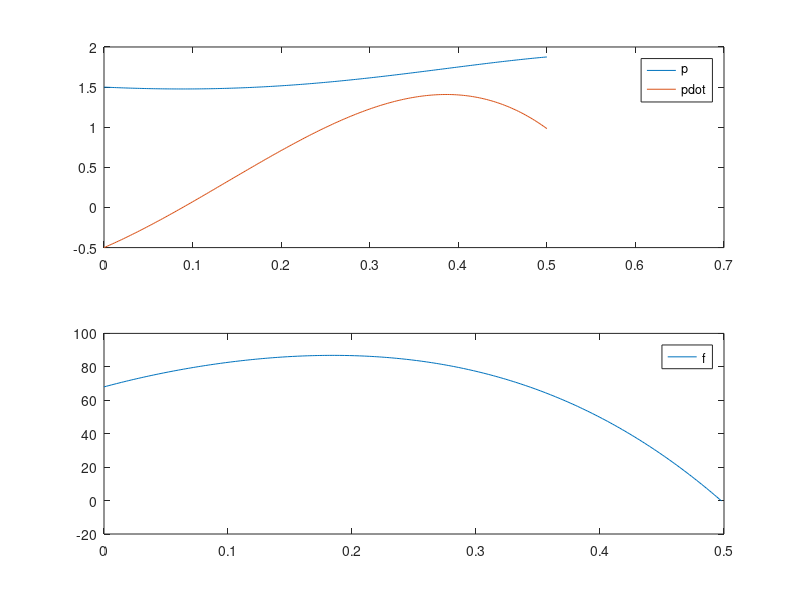

This chart was generated by the following MATLAB code:
function startercode170007
[T,X,U,XFORDISPLAY] = RunSimulation;
PlotResults(T,X,U);
p = mat2str(XFORDISPLAY(1),8)
pdot = mat2str(XFORDISPLAY(2),8)
end

function [actuators,data] = initControlSystem(sensors,references,parameters,data)
%%%%%%%%%%%%%%%%%%
% MODIFY
data.A = [0, 1; -45/4, -3/4];
data.B = [0; 1/8];
data.C = [1, 0];
data.xhat = [0;0];
data.u = 0;

pcon = [-1, -0.5];
pobs = [-1, -0.5];

data.K = acker(data.A, data.B, pcon);
data.L = acker(data.A', data.C', pobs)';

%%%%%%%%%%%%%%%%%%
[actuators,data] = runControlSystem(sensors,references,parameters,data);
end

function [actuators,data] = runControlSystem(sensors,references,parameters,data)
%%%%%%%%%%%%%%%%%%
% MODIFY
u = -data.K*data.xhat;
y = sensors.pdot + 2;
data.xhat=data.xhat+(data.A*data.xhat+data.B*u-data.L*(data.C*data.xhat-y))*parameters.tStep;
actuators.f = u + 6*2 + 7*2^3;
%
%%%%%%%%%%%%%%%%%%
end

function [T,X,U,XFORDISPLAY] = RunSimulation
[t,x,tStep,nSteps,nStepsForDisplay] = InitSimulation;
T = t;
X = x;
U = [];
controller.init = @initControlSystem;
controller.run = @runControlSystem;
controller.sensors = GetSensors(t,x);
controller.references = struct;
controller.parameters = struct('tStep',tStep);
controller.data = struct;
[controller.actuators,controller.data] = ...
    controller.init(controller.sensors, ...
                    controller.references, ...
                    controller.parameters, ...
                    controller.data);
for iStep = 1:nSteps
    u = GetInput(controller.actuators);
    [t,x] = ode45(@(t,x) GetXDot(t,x,u),[t t+tStep],x);
    t = t(end);
    x = x(end,:)';
    controller.sensors = GetSensors(t,x);
    [controller.actuators,controller.data] = ...
    controller.run(controller.sensors, ...
                    controller.references, ...
                    controller.parameters, ...
                    controller.data);
    T = [T t];
    X = [X x];
    U = [U u];
    if iStep==nStepsForDisplay
        XFORDISPLAY = x;
    end
end
end

function [t,x,tStep,nSteps,nStepsForDisplay] = InitSimulation
t = 0;
x = [1.50; -0.50];
tStep = 0.002;
nStepsForDisplay = 25;
nSteps = 250;
end

function u = GetInput(actuators)
u = actuators.f;
end

function sensors = GetSensors(t,x)
sensors.t = t;
sensors.pdot = x(2);
end

function xdot = GetXDot(t,x,u)
xdot = [x(2); (1/8)*(-(6*x(2)+6*x(1)+7*x(1)^3)+u(1))];
end

function PlotResults(T,X,U)
clf;
subplot(2,1,1);
plot(T,X);
legend('p','pdot');
subplot(2,1,2);
plot(T(1:end-1),U);
legend('f');
end
